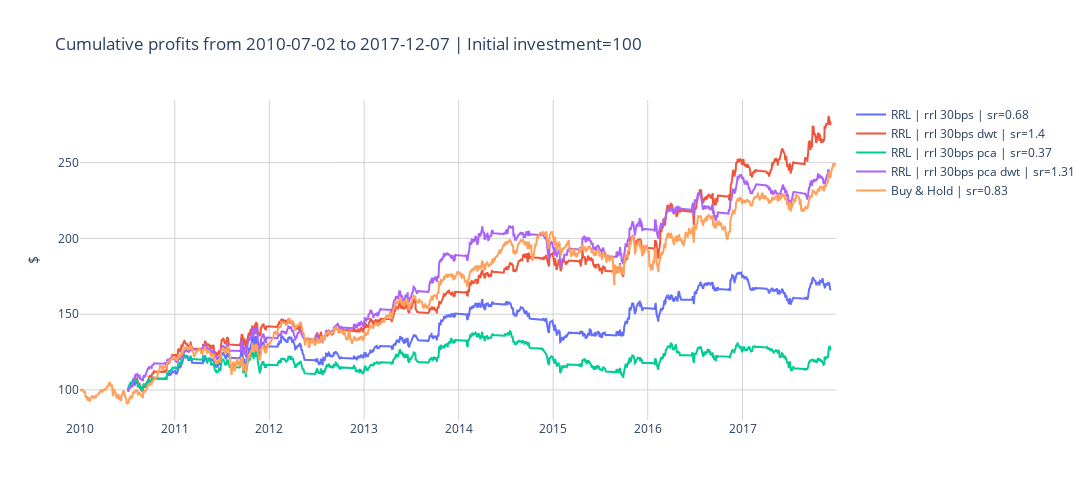

This figure's notebook cell:
### Code cell
layout = generate_layout(
    fig_height=500, 
    fig_width=1100, 
    fig_title="", 
    x_axis_args={"gridcolor": "lightgrey"}, 
    y_axis_args={"gridcolor": "lightgrey", "title": {"text": "$"}}
)
fig = plot_cumulative_profits(
    dfs_backtest, 
    buy_and_hold, 
    buy_and_hold_sr, 
    initial_invest, 
    layout)

fig.show()

### Figure 1 — Plotly figure (JSON) as saved in the notebook; plotly's stock layout.template omitted (floating-point values rounded to 4 significant figures; data arrays with more than 128 entries replaced by an {"elided": "..."} marker saying what was removed)
{"data": [{"mode": "lines", "name": "RRL | rrl 30bps | sr=0.68", "type": "scatter", "x": {"elided": "1387 str values"}, "y": {"elided": "1387 float values"}}, {"mode": "lines", "name": "RRL | rrl 30bps dwt | sr=1.4", "type": "scatter", "x": {"elided": "1387 str values"}, "y": {"elided": "1387 float values"}}, {"mode": "lines", "name": "RRL | rrl 30bps pca | sr=0.37", "type": "scatter", "x": {"elided": "1387 str values"}, "y": {"elided": "1387 float values"}}, {"mode": "lines", "name": "RRL | rrl 30bps pca dwt | sr=1.31", "type": "scatter", "x": {"elided": "1387 str values"}, "y": {"elided": "1387 float values"}}, {"mode": "lines", "name": "Buy & Hold | sr=0.83", "type": "scatter", "x": {"elided": "2013 str values"}, "y": {"elided": "2013 float values"}}], "layout": {"height": 500, "plot_bgcolor": "white", "title": {"text": "Cumulative profits from 2010-07-02 to 2017-12-07 | Initial investment=100"}, "width": 1100, "xaxis": {"gridcolor": "lightgrey"}, "yaxis": {"gridcolor": "lightgrey", "title": {"text": "$"}}}}
